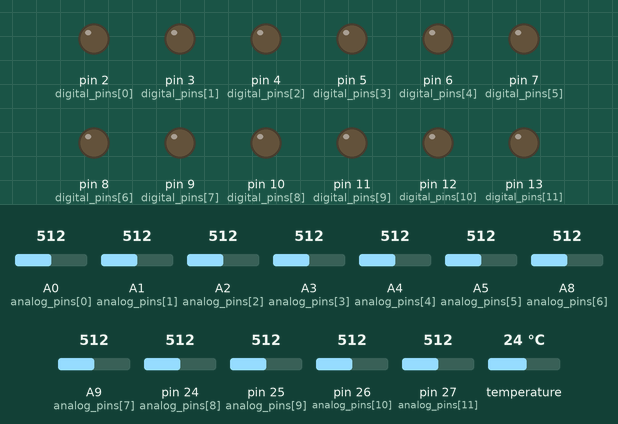
Simulated run of this sketch. Board: Teensy 4. Parts: output pins drawn as LEDs (lit = HIGH). The inputs (shaded band) are chosen by the test bench; at power-on: A0 (analog_pins[0]) = 512, A1 (analog_pins[1]) = 512, A2 (analog_pins[2]) = 512, A3 (analog_pins[3]) = 512, A4 (analog_pins[4]) = 512, A5 (analog_pins[5]) = 512, A8 (analog_pins[6]) = 512, A9 (analog_pins[7]) = 512, pin 24 (analog_pins[8]) = 512, pin 25 (analog_pins[9]) = 512, pin 26 (analog_pins[10]) = 512, pin 27 (analog_pins[11]) = 512, temperature 24 °C. What the sketch prints to the serial monitor is not drawn.

Above: at 0.5 s.
At 2.8 s:
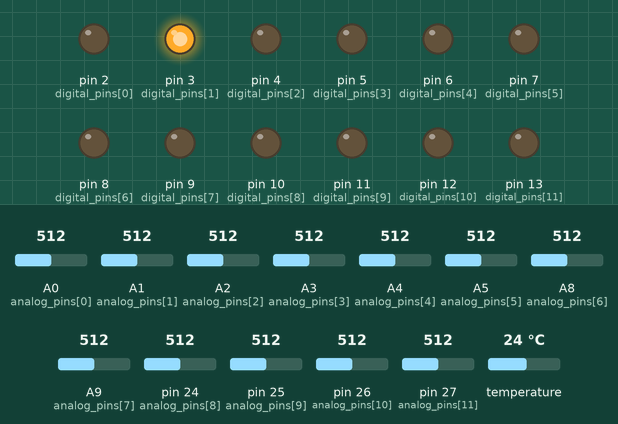
At 6.4 s:
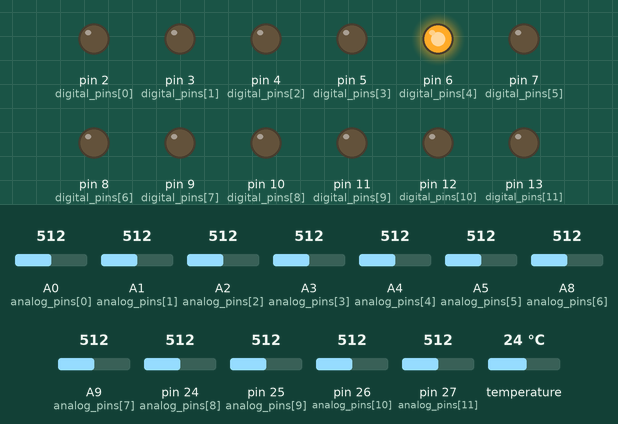
At 10.0 s:
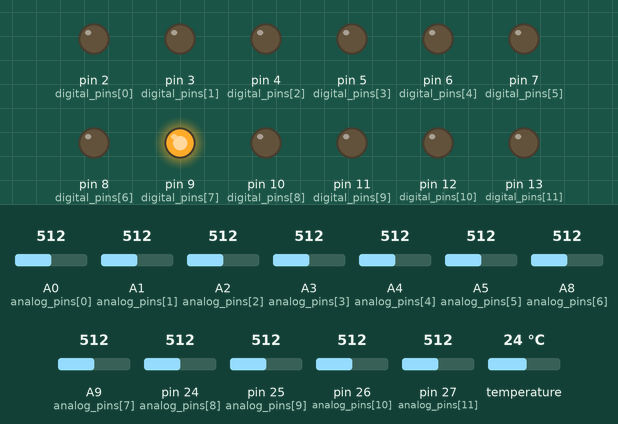
At 13.6 s:
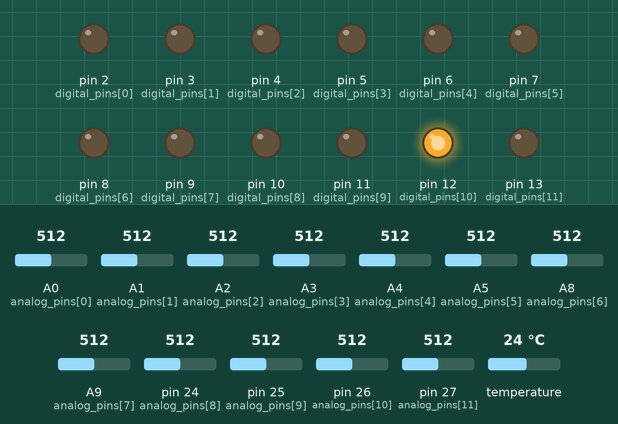
At 25.8 s:
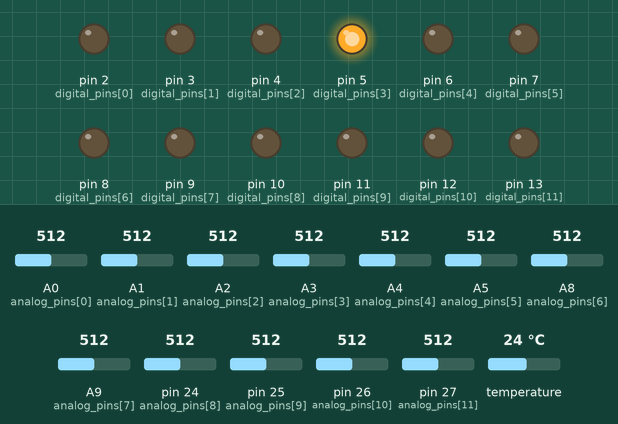
Timing chart, 0 to 26.8 s (numbered marks = the images above):
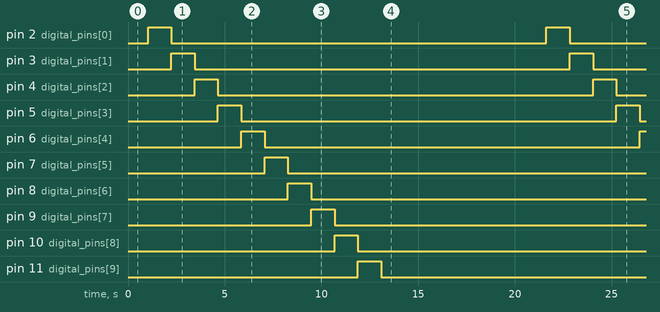

Measured:
- by itself, pin 2 (digital_pins[0]), pin 3 (digital_pins[1]), pin 4 (digital_pins[2]), pin 5 (digital_pins[3]), pin 6 (digital_pins[4]), pin 7 (digital_pins[5]), pin 8 (digital_pins[6]), pin 9 (digital_pins[7]), pin 10 (digital_pins[8]), pin 11 (digital_pins[9]), pin 12 (digital_pins[10]), pin 13 (digital_pins[11]): alternates HIGH for 1.2 s and LOW for 19.4 s

The sketch:

DS18x20_Temp_moisture_mega_for_bp.ino
```cpp
#include <OneWire.h>

// OneWire DS18S20, DS18B20, DS1822 Temperature Example
//
// http://www.pjrc.com/teensy/td_libs_OneWire.html
//
// The DallasTemperature library can do all this work for you!
// http://milesburton.com/Dallas_Temperature_Control_Library

OneWire  ds(24);  // on pin 10 (a 4.7K resistor is necessary)
const char delimiter=',';
/* above is needed for temperature sensor*/


// below is needed for analog sensor

static const uint8_t analog_pins[]  = {A0,A1,A2,A3,A4,A5,A8,A9,A10,A11,A12,A13};
//static const uint8_t digital_pins[] = {2,3,4,5,6,7};
// the array below works for digital sensor arrays
int digital_pins[] = {2, 3, 4, 5, 6, 7,8,9,10,11,12,13};
float analogvals1[12];
int i;
// the delimiter between each reading. it is good to use ',' alwyas
char seperator=',';
//Arrays to store analog values after recieving them
int number_sensors=12;
// the setup routine runs once when you press reset:

int number_readings=20;

int dummy_readings=30;

// above is needed for analog sensor


void setup(void) {
  Serial.begin(9600);

  // let all of the digital pins as output needed for analog sensor
  for (int i=0; i<number_sensors;i++){
      pinMode(digital_pins[i],OUTPUT);
  }
}

void loop(void) {
read_temp_sensors();
//delay_min(30);
}


// the loop routine runs over and over again forever:
void read_analog_loop() {
  // read the input on analog pin 0
  for (int i=0; i<number_sensors;i++){
    analogvals1[i]=0;
    digitalWrite(digital_pins[i],HIGH);
    delay(1000);

    for (int j=0;j<dummy_readings;j++){
      analogRead(analog_pins[i]);
      //delay(100);
    }

    for (int j=0;j<number_readings;j++){
      analogvals1[i]+=analogRead(analog_pins[i]);
      delay(10);
    }

    analogvals1[i]=analogvals1[i]/number_readings;
    digitalWrite(digital_pins[i],LOW);
 }

    for (int i=0; i<number_sensors;i++)
    {
    //serial.print(i);
    //serial.print(seperator);
    Serial.print(analogvals1[i]);
    Serial.print(seperator);

    }

    Serial.println();
    delay(5000);
    //delay_min(30);
    }

/* delay in minutes
the reason of having these functions, as compared to delay(60*60*1000) is the fact
  that the later is not working, persumablly the maxmum value in arduino is 65536*/
void delay_min(int min){
  for (int i=0;i<min;i++)
  {
    for (int j=0;j<6;j++)
    {
      delay(10000);

    }
  }
}

void read_temp_sensors(void) {

  byte i;
  byte present = 0;
  byte type_s;
  byte data[12];
  byte addr[8];
  float celsius;//, //fahrenheit;

  if ( !ds.search(addr)) {
    //Serial.println("No more addresses.");
    //Serial.println();
    Serial.print(delimiter);
    read_analog_loop();
    ds.reset_search();
    //delay_min(30);
    delay(100);
    return;
  }

  /*
  //Serial.print("ROM =");
  for( i = 0; i < 8; i++) {
    Serial.write(delimiter);
    Serial.print(addr[i], HEX);
    //Serial.print(addr[i].remove(5), HEX);
  }
  */
  // here only the second addr is print as it is suffice to distinguish the address
  Serial.write(delimiter);
  Serial.print(addr[1], HEX);

  if (OneWire::crc8(addr, 7) != addr[7]) {
      Serial.println("CRC is not valid!");
      return;
  }
  //Serial.println();

  // the first ROM byte indicates which chip
  /*
  switch (addr[0]) {
    case 0x10:
      Serial.println("  Chip = DS18S20");  // or old DS1820
      type_s = 1;
      break;
    case 0x28:
      Serial.println("  Chip = DS18B20");
      type_s = 0;
      break;
    case 0x22:
      Serial.println("  Chip = DS1822");
      type_s = 0;
      break;
    default:
      Serial.println("Device is not a DS18x20 family device.");
      return;
  }
  */
  ds.reset();
  ds.select(addr);
  ds.write(0x44, 1);        // start conversion, with parasite power on at the end

  delay(1000);     // maybe 750ms is enough, maybe not
  // we might do a ds.depower() here, but the reset will take care of it.

  present = ds.reset();
  ds.select(addr);
  ds.write(0xBE);         // Read Scratchpad

  //Serial.print("  Data = ");
  //Serial.print(present, HEX);
  //Serial.print(" ");
  for ( i = 0; i < 9; i++) {           // we need 9 bytes
    data[i] = ds.read();
    //Serial.print(data[i], HEX);
    //Serial.print(" ");
  }
  //Serial.print(" CRC=");
  //Serial.print(OneWire::crc8(data, 8), HEX);
  //Serial.println();

  // Convert the data to actual temperature
  // because the result is a 16 bit signed integer, it should
  // be stored to an "int16_t" type, which is always 16 bits
  // even when compiled on a 32 bit processor.
  int16_t raw = (data[1] << 8) | data[0];
  if (type_s) {
    raw = raw << 3; // 9 bit resolution default
    if (data[7] == 0x10) {
      // "count remain" gives full 12 bit resolution
      raw = (raw & 0xFFF0) + 12 - data[6];
    }
  } else {
    byte cfg = (data[4] & 0x60);
    // at lower res, the low bits are undefined, so let's zero them
    if (cfg == 0x00) raw = raw & ~7;  // 9 bit resolution, 93.75 ms
    else if (cfg == 0x20) raw = raw & ~3; // 10 bit res, 187.5 ms
    else if (cfg == 0x40) raw = raw & ~1; // 11 bit res, 375 ms
    //// default is 12 bit resolution, 750 ms conversion time
  }
  celsius = (float)raw / 16.0;
  //Serial.print(delimiter);
  //Serial.print("  Temperature = ");
  Serial.print(delimiter);
  Serial.print(celsius);
  //Serial.print(delimiter);
  //Serial.print(" Celsius, ");
  //Serial.print(delimiter);


}
```
